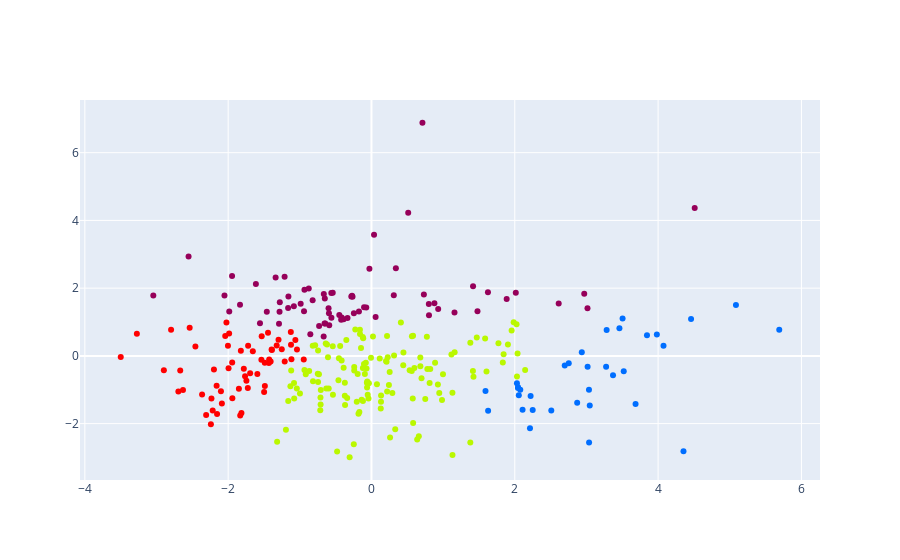

Write notebook code for a chart like this one.
### Markdown cell above
## Vital
<a class="anchor" id="vital"></a>

### Code cell
cluster_pca_vital = AgglomerativeClustering(n_clusters=4, affinity='euclidean', linkage='ward')  
cluster_pca_vital.fit_predict(pca_data_vital)
fig = go.Figure([go.Scatter(x=pca_data_vital[:,0], 
                            y=pca_data_vital[:,1], 
                            marker={'color':cluster_pca_vital.labels_}, 
                            mode='markers',
                            text=sorted(df.FallNr.unique()),
                            hovertemplate='%{text}<br><extra></extra>',
                            marker_colorscale=px.colors.sequential.Rainbow)])

fig.show()
fig.write_html(image_path+'cluster_vital_all_pca.html')

### Figure 1 — Plotly figure (JSON) as saved in the notebook; plotly's stock layout.template omitted (floating-point values rounded to 4 significant figures; data arrays with more than 128 entries replaced by an {"elided": "..."} marker saying what was removed)
{"data": [{"hovertemplate": "%{text}<br><extra></extra>", "marker": {"color": {"elided": "294 int values"}, "colorscale": [[0, "rgb(150,0,90)"], [0.125, "rgb(0,0,200)"], [0.25, "rgb(0,25,255)"], [0.375, "rgb(0,152,255)"], [0.5, "rgb(44,255,150)"], [0.625, "rgb(151,255,0)"], [0.75, "rgb(255,234,0)"], [0.875, "rgb(255,111,0)"], [1, "rgb(255,0,0)"]]}, "mode": "markers", "text": {"elided": "294 str values"}, "type": "scatter", "x": {"elided": "294 float values"}, "y": {"elided": "294 float values"}}], "layout": {}}
